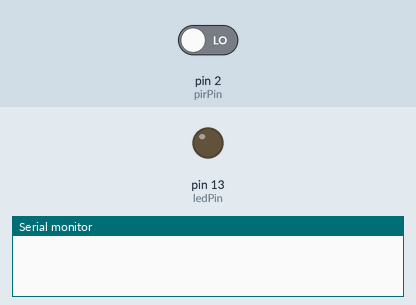
This sketch was run on a simulated Arduino Uno, built with avr-gcc and run on an emulated ATmega328P. Parts: output pins drawn as LEDs (lit = HIGH), the last lines printed to the serial monitor. Inputs (shaded band) come from the test bench; at power-on: pin 2 (pirPin) LOW.

Above: at 1.2 s.
1.3 s: pin 2 (pirPin) driven HIGH
At 2.3 s:
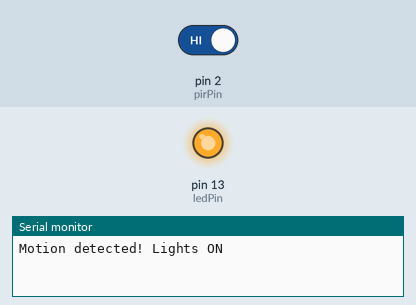
Timing chart, 0 to 4.3 s (numbered marks = the images above; inputs shaded):
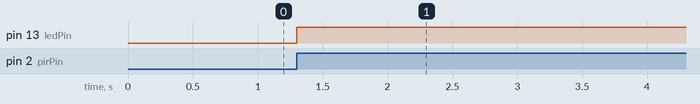

The sketch:

Home_Automation.ino
```cpp
int pirPin = 2;      // PIR sensor output pin connected to digital pin 2
int ledPin = 13;     // LED connected to digital pin 13
int pirState = LOW;  // Current state of PIR sensor
int val = 0;         // Variable for reading PIR pin status

unsigned long lastMotionTime = 0;   // Tracks last motion time
unsigned long delayTime = 5000;     // Delay (ms) before turning LED off (5 seconds)

void setup() {
  pinMode(ledPin, OUTPUT);
  pinMode(pirPin, INPUT);
  Serial.begin(9600);        // For debugging output
}

void loop() {
  val = digitalRead(pirPin);   // Read PIR sensor state

  if (val == HIGH) {           // If motion detected
    digitalWrite(ledPin, HIGH);  // Turn LED ON
    if (pirState == LOW) {
      Serial.println("Motion detected! Lights ON");
      pirState = HIGH;          // Update state
    }
    lastMotionTime = millis();  // Update motion timer
  }
  else {
    // If no motion for delayTime -> turn off LED
    if (millis() - lastMotionTime > delayTime) {
      digitalWrite(ledPin, LOW);
      if (pirState == HIGH) {
        Serial.println("No motion. Lights OFF");
        pirState = LOW;        // Update state
      }
    }
  }
}
```

Measured:
- after the input at 1.3 s, pin 13 (ledPin): LOW → HIGH at once
